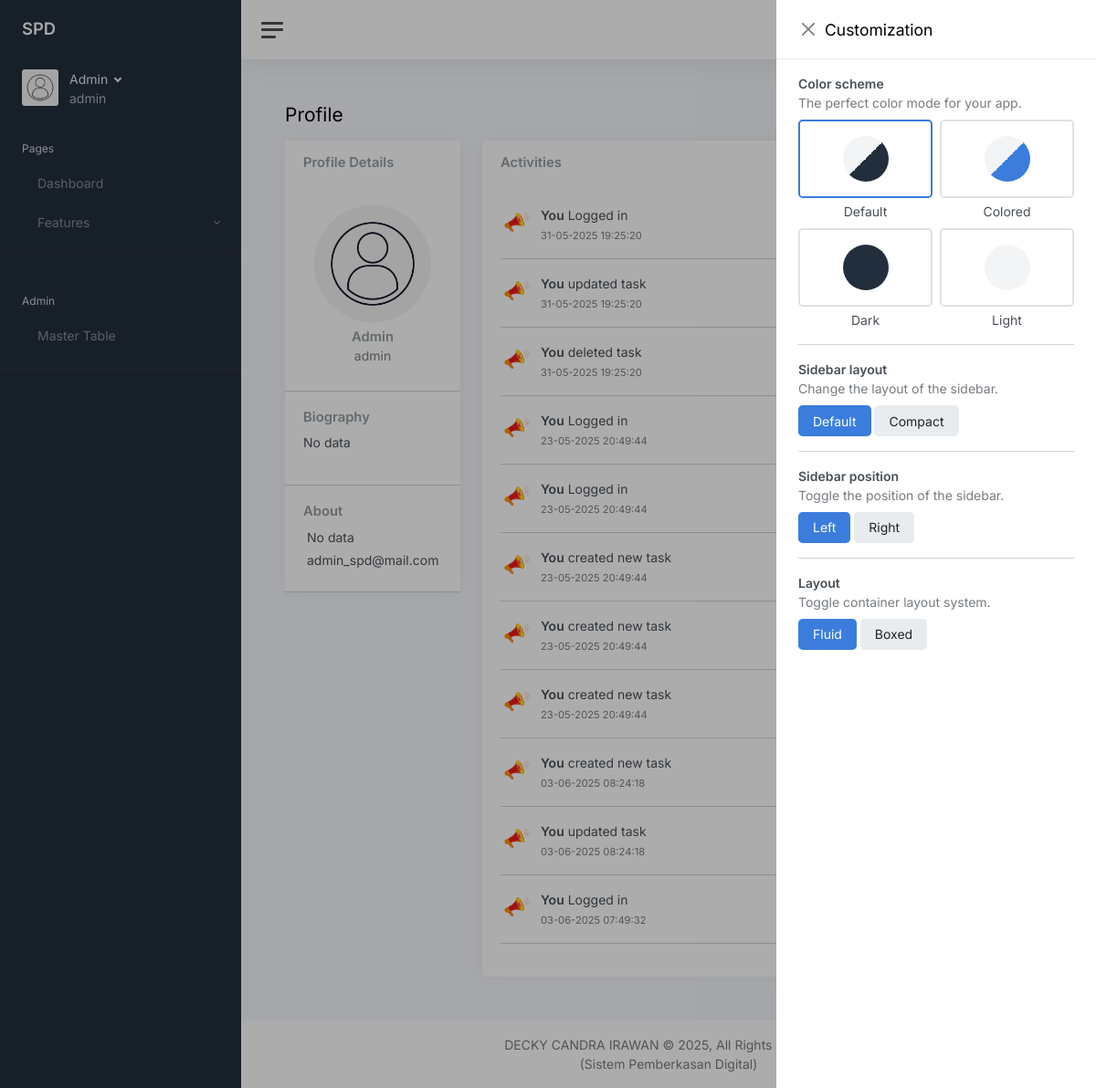
The page /profile (signed in) on the database as committed earlier.
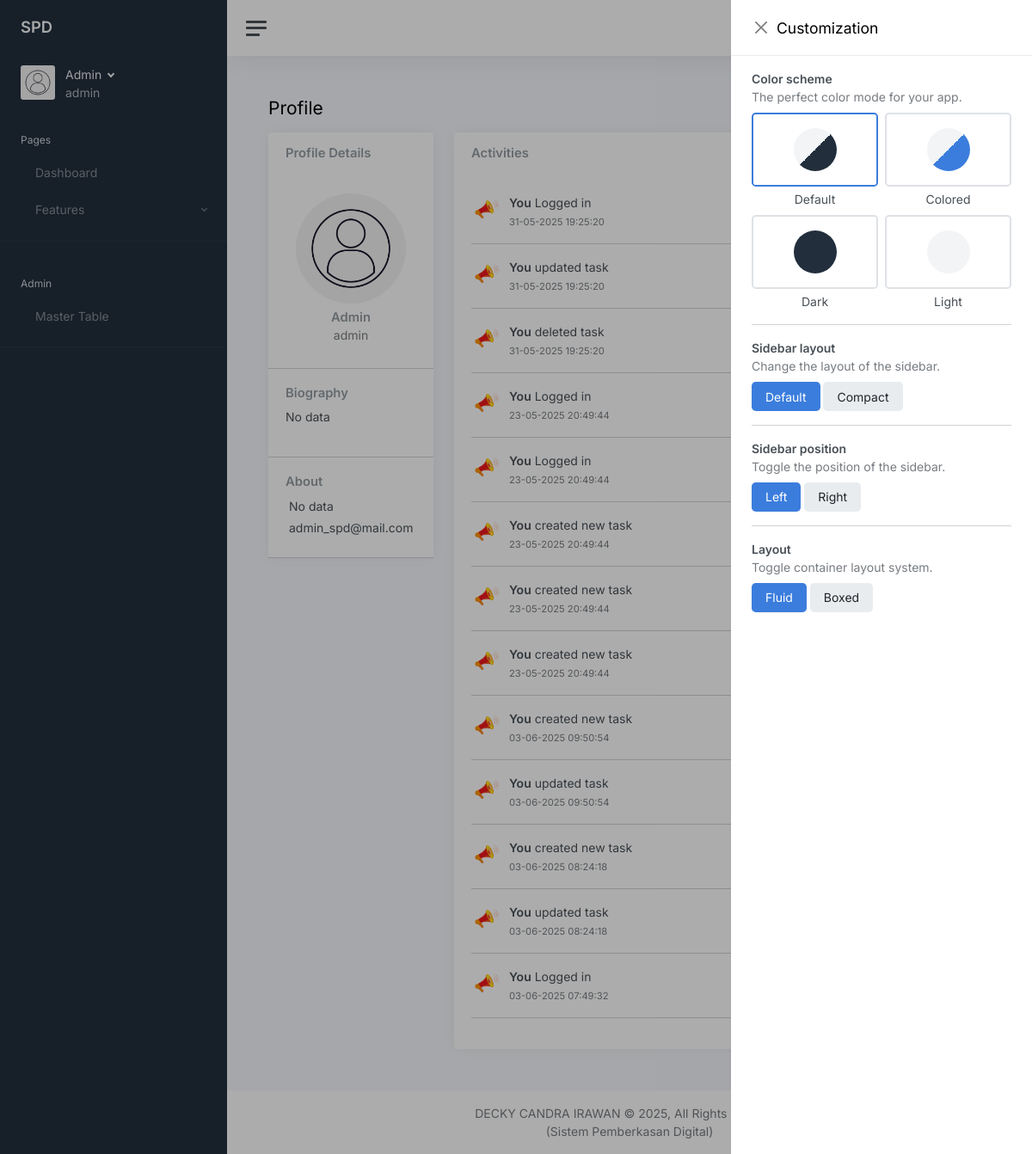
The same page on the database as committed later.
### tables this page shows
CREATE TABLE users (
                    id INTEGER PRIMARY KEY AUTOINCREMENT,
                    username TEXT,
                    password_hash TEXT NOT NULL,
                    name TEXT,
                    phone_number TEXT,
                    email TEXT UNIQUE NOT NULL,
                    biography TEXT,
                    role TEXT NOT NULL,
                    profile_pict TEXT,
                    reset_token TEXT,
                    reset_token_time TIMESTAMP,
                    remember TEXT,
                    created_at TIMESTAMP DEFAULT CURRENT_TIMESTAMP,
                    updated_at TIMESTAMP       
                );

CREATE TABLE activities (
                    id INTEGER PRIMARY KEY,
                    activity_name TEXT,
                    created_at TIMESTAMP DEFAULT CURRENT_TIMESTAMP,
                    user_id INTEGER REFERENCES users (id) ON DELETE NO ACTION ON UPDATE NO ACTION
                    );

### controllers/views.py (the view)
@views_blueprint.route('/profile', methods=['GET', 'POST'])
@login_required
def profile():
    if request.method == 'GET':
        session['csrf_token'] = secrets.token_hex(16)
    activities_log = get_activity()
    return render_template('profile.html', current_user=current_user, activities_log=activities_log)

### app.py (called while the page is built)
@login_manager.user_loader
def load_user(user_id):
    with get_db() as db:
        user = db.execute('SELECT * FROM users WHERE id = ?', (user_id,)).fetchone()
        return User({key: user[key] for key in user.keys()}) if user else None

@app.template_filter('truncate_word')
def truncate_word(s, length=10):
    return s[:length] + '...' if len(s) > length else s

### controllers/helpers/database.py (called while the page is built)
def get_db():
    conn = sqlite3.connect(DATABASE)
    conn.row_factory = sqlite3.Row
    return conn

### controllers/log_activity.py (called while the page is built)
def get_activity():
    processed_row = []
    sql = f"SELECT * FROM activities WHERE user_id = {current_user.id} ORDER BY created_at DESC;"
    try:
        with get_db() as db:
            activity = db.execute(sql).fetchall()
        db.commit()
    except Exception as e:
        print(e)
    for i in activity:
        dt = datetime.strptime(i[2], "%d-%m-%Y %H:%M:%S")
        new_row = i[0],i[1],dt.strftime("%d-%m-%Y %H:%M:%S"),i[3]
        processed_row.append(new_row)
    return processed_row

### templates/profile.html (shortened to what this page needs)
{% include "partials/main_head.html" %} {% include "partials/alert.html" %}
<main class="content">
    <div class="container-fluid p-0">
        <div class="mb-3">
            <h1 class="h3 d-inline align-middle">Profile</h1>
        </div>
        <div class="row">
            <div class="col-md-4 col-xl-3">
                <div class="card mb-3">
                    <div class="card-header">
                        <h5 class="card-title mb-0">Profile Details</h5>
                    </div>
                    <div class="card-body text-center">
                        <img
                            src="{{ url_for('static', filename='uploads/avatars/'+(current_user.profile_pict or 'default.jpg'))}}"
                            alt=""
                            class="img-fluid rounded-circle mb-2"
                            width="128"
                            height="128"
                        >
                        <h5 class="card-title mb-0">{{current_user.name}}</h5>
                        <div class="text-muted mb-2">{{current_user.role}}</div>
                    </div>
                    <hr class="my-0">
                    <div class="card-body">
                        <h5 class="h6 card-title">Biography</h5>
                        <p>{{current_user.biography or 'No data'}}</p>
                    </div>
                    <hr class="my-0">
                    <div class="card-body">
                        <h5 class="h6 card-title">About</h5>
                        <ul class="list-unstyled mb-0">
                            <li class="mb-1">
                                {{current_user.phone_number or 'No data'}}
                            </li>
                            <li class="mb-1">
                                {{current_user.email or 'No data'}}
                            </li>
                        </ul>
                    </div>
                    <hr class="my-0">
                </div>
            </div>
            <div class="col-md-8 col-xl-9">
                <div class="card">
                    <div class="card-header">
                        <h5 class="card-title mb-0">Activities</h5>
                    </div>
                    <div class="card-body h-100">
                        {% for item in activities_log %}
                        <div class="d-flex align-items-start">
                            <img
                                src="{{ url_for('static', filename='images/components/speaker.png')}}"
                                width="36"
                                height="36"
                                class="rounded-circle me-2"
                                alt="Speaker"
                            >
                            <div class="flex-grow-1">
                                <strong>You</strong>
                                {{item[1]}}
                                <br>
                                <small class="text-muted">{{item[2]}}</small>
                                <br>
                            </div>
                        </div>
                        <hr>
                        {% endfor %}
                    </div>
                </div>
            </div>
        </div>
    </div>
</main>
{% include "partials/main_foot.html" %}

### templates/partials/main_head.html
{% include "partials/header.html" %}
<body
    data-theme="default"
    data-layout="fluid"
    data-sidebar-position="left"
    data-sidebar-layout="default"
>
    <div class="wrapper">
        {% include "partials/sidebar.html" %}
        <div class="main">
            {% include "partials/navbar.html" %}

### templates/partials/header.html (shortened to what this page needs)
<!DOCTYPE html>
<html lang="en">
    <head>
        <link class="js-stylesheet" href="{{ url_for('static', filename='admin_kit/css/light.css')}}" rel="stylesheet">
        <link
            rel="stylesheet"
            href="https://cdnjs.cloudflare.com/ajax/libs/font-awesome/6.7.2/css/all.min.css"
        >
        <link href="{{ url_for('static', filename='admin_kit/css/alert.css')}}" rel="stylesheet">
    </head>

### templates/partials/sidebar.html (shortened to what this page needs)
<nav id="sidebar" class="sidebar js-sidebar">
  <div class="sidebar-content js-simplebar">
    <a class="sidebar-brand" href="#">
      <span class="sidebar-brand-text align-middle"> SPD</span>
    </a>
    <div class="sidebar-user">
      <div class="d-flex justify-content-center">
        <div class="flex-shrink-0">
          <img
            class="avatar img-fluid rounded me-1"
            src="{{url_for('static', filename='uploads/avatars/'+(current_user.profile_pict or 'default.jpg'))}}"
            alt="Profile Picture"
          />
        </div>
        <div class="flex-grow-1 ps-2">
          <a
            class="sidebar-user-title dropdown-toggle"
            href="#"
            data-bs-toggle="dropdown"
          >
            {{current_user.name|truncate_word}}
          </a>
          <div class="sidebar-user-subtitle">{{current_user.role}}</div>
        </div>
      </div>
    </div>
    <ul class="sidebar-nav">
      <li class="sidebar-header">Pages</li>
      <li
        class="sidebar-item {{ 'active' if page_title == 'Dashboard' else '' }}"
      >
        <a class="sidebar-link" href="{{url_for('views.dashboard')}}">
          <span class="align-middle">Dashboard</span>
        </a>
      </li>
      <li
        class="sidebar-item {{ 'active' if page_title == 'Features' else '' }}"
      >
        <a
          data-bs-target="#pages"
          data-bs-toggle="collapse"
          class="sidebar-link collapsed"
        >
          <span class="align-middle">Features</span>
        </a>
      </li>
      <hr />
      {% if current_user.role == 'admin' %}
      <li class="sidebar-header">Admin</li>
      <li
        class="sidebar-item {{ 'active' if page_title == 'Master Admin' else '' }}"
      >
        <a class="sidebar-link" href="/master_admin">
          <span class="align-middle">Master Table</span>
        </a>
      </li>
      <hr />
      {% endif %}
      <li class="sidebar-item">
        <div id="google_translate_element" class="sidebar-link"></div>
      </li>
    </ul>
  </div>
</nav>

### templates/partials/navbar.html (shortened to what this page needs)
<nav class="navbar navbar-expand navbar-light navbar-bg">
  <a class="sidebar-toggle js-sidebar-toggle">
    <i class="hamburger align-self-center"></i>
  </a>
  <div class="navbar-collapse collapse">
    <ul class="navbar-nav navbar-align">
      <li class="nav-item">
        <a class="nav-icon js-fullscreen d-none d-lg-block" href="#">
        </a>
      </li>
      <li class="nav-item dropdown">
        <a
          class="nav-link dropdown-toggle d-none d-sm-inline-block"
          href="#"
          data-bs-toggle="dropdown"
        >
          <span class="text-dark">{{current_user.name|truncate_word}}</span>
        </a>
      </li>
    </ul>
  </div>
</nav>

### templates/partials/main_foot.html (shortened to what this page needs)
{% include "partials/footer.html" %}
</div>
</div>
</body>
</html>

### templates/partials/footer.html
<footer class="footer">
  <div class="container-fluid">
    <div class="text-muted">
      <div class="text-center">
        <a class="text-muted" href="#" target="_blank">
          DECKY CANDRA IRAWAN © 2025, All Rights Reserved
          <br />
          (Sistem Pemberkasan Digital)
        </a>
      </div>
    </div>
  </div>
</footer>

### templates/partials/header.html (style rules this page uses)
html { overflow: auto; }
body { opacity: 0; overflow: auto; }
body { top: 0px !important; }

Rows that differ between the two databases and show on the page:
added activities: activity_name "created new task", created_at "03-06-2025 09:50:54"
added activities: activity_name "updated task", created_at "03-06-2025 09:50:54"
